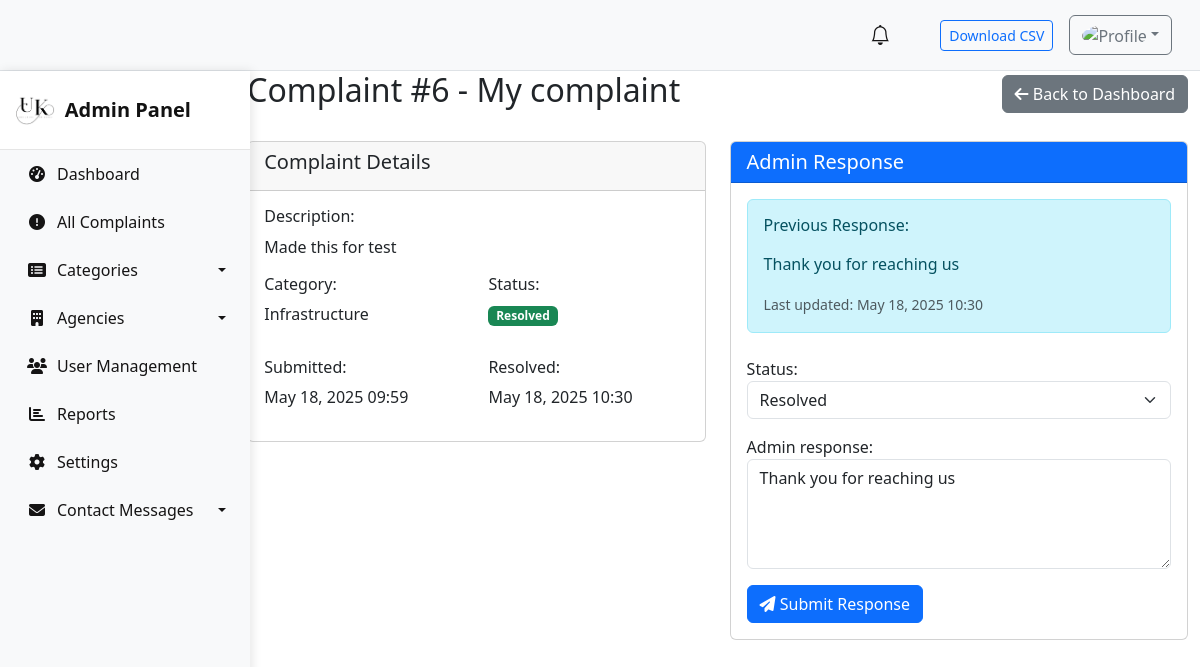
Page /complaints/6/ on the committed database.
### compliants/models.py (models this page shows, shortened)
class Complaint(models.Model):
    CATEGORY_CHOICES = [
        ('health', 'Health'),
        ('infrastructure', 'Infrastructure'),
        ('security', 'Security'),
    ]
    STATUS_CHOICES = [
        ('pending', 'Pending'),
        ('in_progress', 'In Progress'),
        ('resolved', 'Resolved'),
        ('rejected', 'Rejected'),
    ]
    citizen = models.ForeignKey(User, on_delete=models.CASCADE, related_name='complaints')
    title = models.CharField(max_length=200)
    description = models.TextField()
    category = models.ForeignKey(Category, on_delete=models.SET_NULL, null=True)
    status = models.CharField(max_length=20, choices=STATUS_CHOICES, default='pending')
    agency = models.ForeignKey('Agency', null=True, blank=True, on_delete=models.SET_NULL)
    document = models.FileField(
        upload_to='media/',
        null=True,
        blank=True,
        validators=[FileExtensionValidator(allowed_extensions=['pdf', 'jpg', 'jpeg', 'png'])]
    )
    created_at = models.DateTimeField(auto_now_add=True)
    updated_at = models.DateTimeField(auto_now=True)
    admin_response = models.TextField(null=True, blank=True)
    resolved_at = models.DateTimeField(blank=True, null=True)

class Category(models.Model):
    name = models.CharField(max_length=100)

### compliants/views.py (the view)
# urls.py: path('complaints/<int:pk>/', complaint_detail, name='complaint_detail'),
def complaint_detail(request, pk):
    complaint = get_object_or_404(Complaint, pk=pk)
    if request.method == 'POST':
        form = ComplaintResponseForm(request.POST, instance=complaint)
        if form.is_valid():
            complaint = form.save()
            if complaint.status == 'resolved' and complaint.admin_response:
                send_resolution_email(complaint)
            messages.success(request, 'Response submitted successfully!')
            return redirect('admin_dashboard')
    else:
        form = ComplaintResponseForm(instance=complaint)
    context = {
        'complaint': complaint,
        'form': form
    }
    return render(request, 'complaints/detail.html', context)

### compliants/forms.py
class ComplaintResponseForm(forms.ModelForm):
    class Meta:
        model = Complaint
        fields = ['status', 'admin_response']
        widgets = {
            'admin_response': forms.Textarea(attrs={
                'rows': 4,
                'class': 'form-control',
                'placeholder': 'Enter your detailed response here...'
            }),
            'status': forms.Select(attrs={'class': 'form-select'})
        }

### compliants/templates/complaints/detail.html (shortened to what this page needs)
{% extends 'base.html' %}
{% block content %}
<div class="container-fluid">
    <div class="ms-auto" style="width: 80%;">
        <div class="d-flex justify-content-between align-items-center mb-4">
            <h2>Complaint #{{ complaint.id }} - {{ complaint.title }}</h2>
            <a href="{% url 'admin_dashboard' %}" class="btn btn-secondary">
                <i class="fas fa-arrow-left"></i> Back to Dashboard
            </a>
        </div>
        <div class="row">
            <div class="col-md-6">
                <div class="card mb-4">
                    <div class="card-header">
                        <h5>Complaint Details</h5>
                    </div>
                    <div class="card-body">
                        <div class="mb-3">
                            <h6>Description:</h6>
                            <p>{{ complaint.description }}</p>
                        </div>
                        <div class="row mb-3">
                            <div class="col-md-6">
                                <h6>Category:</h6>
                                <p>{{ complaint.category.name }}</p>
                            </div>
                            <div class="col-md-6">
                                <h6>Status:</h6>
                                <span class="badge
                                    {% if complaint.status == 'resolved' %}bg-success
                                    {% elif complaint.status == 'pending' %}bg-warning
                                    {% else %}bg-secondary{% endif %}">
                                    {{ complaint.get_status_display }}
                                </span>
                            </div>
                        </div>
                        <div class="row">
                            <div class="col-md-6">
                                <h6>Submitted:</h6>
                                <p>{{ complaint.created_at|date:"M d, Y H:i" }}</p>
                            </div>
                            {% if complaint.resolved_at %}
                            <div class="col-md-6">
                                <h6>Resolved:</h6>
                                <p>{{ complaint.resolved_at|date:"M d, Y H:i" }}</p>
                            </div>
                            {% endif %}
                        </div>
                    </div>
                </div>
            </div>
            <div class="col-md-6">
                <div class="card">
                    <div class="card-header bg-primary text-white">
                        <h5 class="mb-0">Admin Response</h5>
                    </div>
                    <div class="card-body">
                        {% if complaint.admin_response %}
                            <div class="alert alert-info mb-4">
                                <h6>Previous Response:</h6>
                                <p>{{ complaint.admin_response|linebreaks }}</p>
                                <small class="text-muted">
                                    Last updated: {{ complaint.updated_at|date:"M d, Y H:i" }}
                                </small>
                            </div>
                        {% endif %}
                        <form method="post">
                            <div class="mb-3">
                                {{ form.status.label_tag }}
                                {{ form.status }}
                            </div>
                            <div class="mb-3">
                                {{ form.admin_response.label_tag }}
                                {{ form.admin_response }}
                            </div>
                            <button type="submit" class="btn btn-primary">
                                <i class="fas fa-paper-plane"></i> Submit Response
                            </button>
                        </form>
                    </div>
                </div>
            </div>
        </div>
    </div>
</div>
{% endblock %}

### static/styles/main.css (style rules this page uses)
body { background: aquamarine; }

### rows in the picture
Complaint: id "6", title "My complaint", description "Made this for test", category.name "Infrastructure", status "Resolved", created_at "May 18, 2025 09:59", resolved_at "May 18, 2025 10:30", admin_response "Thank you for reaching us", updated_at "May 18, 2025 10:30"
